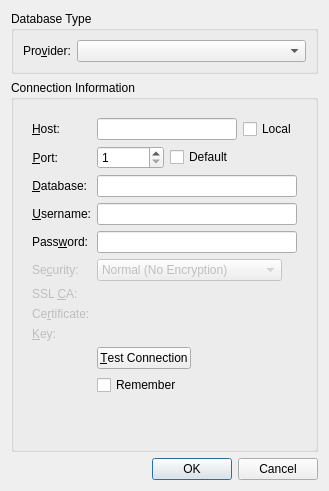
<?xml version="1.0" encoding="UTF-8"?>
<ui version="4.0">
 <class>DialogDatabaseConfig</class>
 <widget class="QDialog" name="DialogDatabaseConfig">
  <property name="windowModality">
   <enum>Qt::NonModal</enum>
  </property>
  <property name="geometry">
   <rect>
    <x>0</x>
    <y>0</y>
    <width>329</width>
    <height>491</height>
   </rect>
  </property>
  <property name="sizePolicy">
   <sizepolicy hsizetype="Expanding" vsizetype="Minimum">
    <horstretch>0</horstretch>
    <verstretch>0</verstretch>
   </sizepolicy>
  </property>
  <property name="windowTitle">
   <string>[*] Configure Database Connection</string>
  </property>
  <property name="windowIcon">
   <iconset resource="../QtzWidgets.qrc">
    <normaloff>:/images/images/application-vnd.oasis.opendocument.database-64x64.png</normaloff>:/images/images/application-vnd.oasis.opendocument.database-64x64.png</iconset>
  </property>
  <layout class="QVBoxLayout" name="_2">
   <item>
    <widget class="QGroupBox" name="groupBoxDatabaseType">
     <property name="title">
      <string>Database Type</string>
     </property>
     <layout class="QFormLayout" name="formLayout_2">
      <item row="0" column="0">
       <widget class="QLabel" name="labelType">
        <property name="text">
         <string>Pro&amp;vider:</string>
        </property>
        <property name="buddy">
         <cstring>comboBoxDatabaseType</cstring>
        </property>
       </widget>
      </item>
      <item row="0" column="1">
       <widget class="QComboBox" name="comboBoxDatabaseType"/>
      </item>
     </layout>
    </widget>
   </item>
   <item>
    <widget class="QGroupBox" name="groupBox">
     <property name="title">
      <string>Connection Information</string>
     </property>
     <layout class="QVBoxLayout" name="verticalLayout_2">
      <item>
       <widget class="QStackedWidget" name="stackedWidgetDatabases">
        <property name="currentIndex">
         <number>0</number>
        </property>
        <widget class="QWidget" name="pageMySQL">
         <layout class="QFormLayout" name="formLayout">
          <property name="fieldGrowthPolicy">
           <enum>QFormLayout::ExpandingFieldsGrow</enum>
          </property>
          <item row="0" column="0">
           <widget class="QLabel" name="labelHost">
            <property name="text">
             <string>&amp;Host:</string>
            </property>
            <property name="alignment">
             <set>Qt::AlignRight|Qt::AlignTrailing|Qt::AlignVCenter</set>
            </property>
            <property name="buddy">
             <cstring>lineEditHost</cstring>
            </property>
           </widget>
          </item>
          <item row="0" column="1">
           <layout class="QHBoxLayout" name="horizontalLayout_2">
            <item>
             <widget class="QLineEdit" name="lineEditHost">
              <property name="whatsThis">
               <string>&lt;html&gt;&lt;head/&gt;&lt;body&gt;&lt;p&gt;Host address of Database Management system. This can be either a hostname (e.g www.example.com) or an IP address (e.g. 127.0.0.1)&lt;/p&gt;&lt;p&gt;If you are not sure about this item, check the &lt;span style=&quot; font-weight:600;&quot;&gt;Local&lt;/span&gt; checkbox below.&lt;/p&gt;&lt;/body&gt;&lt;/html&gt;</string>
              </property>
              <property name="locale">
               <locale language="English" country="UnitedStates"/>
              </property>
             </widget>
            </item>
            <item>
             <widget class="QCheckBox" name="checkBoxLocal">
              <property name="text">
               <string>Local</string>
              </property>
             </widget>
            </item>
           </layout>
          </item>
          <item row="1" column="0">
           <widget class="QLabel" name="labelPort">
            <property name="text">
             <string>&amp;Port:</string>
            </property>
            <property name="alignment">
             <set>Qt::AlignRight|Qt::AlignTrailing|Qt::AlignVCenter</set>
            </property>
            <property name="buddy">
             <cstring>spinBoxPort</cstring>
            </property>
           </widget>
          </item>
          <item row="1" column="1">
           <layout class="QHBoxLayout" name="horizontalLayout_3">
            <item>
             <widget class="QSpinBox" name="spinBoxPort">
              <property name="sizePolicy">
               <sizepolicy hsizetype="Fixed" vsizetype="Fixed">
                <horstretch>0</horstretch>
                <verstretch>0</verstretch>
               </sizepolicy>
              </property>
              <property name="locale">
               <locale language="English" country="UnitedStates"/>
              </property>
              <property name="minimum">
               <number>1</number>
              </property>
              <property name="maximum">
               <number>999999</number>
              </property>
             </widget>
            </item>
            <item>
             <widget class="QCheckBox" name="checkBoxDefaultPort">
              <property name="text">
               <string>Default</string>
              </property>
             </widget>
            </item>
           </layout>
          </item>
          <item row="2" column="0">
           <widget class="QLabel" name="labelDatabase">
            <property name="text">
             <string>&amp;Database:</string>
            </property>
            <property name="alignment">
             <set>Qt::AlignRight|Qt::AlignTrailing|Qt::AlignVCenter</set>
            </property>
            <property name="buddy">
             <cstring>lineEditDatabase</cstring>
            </property>
           </widget>
          </item>
          <item row="2" column="1">
           <widget class="QLineEdit" name="lineEditDatabase"/>
          </item>
          <item row="3" column="0">
           <widget class="QLabel" name="labelUserName">
            <property name="text">
             <string>&amp;Username:</string>
            </property>
            <property name="alignment">
             <set>Qt::AlignRight|Qt::AlignTrailing|Qt::AlignVCenter</set>
            </property>
            <property name="buddy">
             <cstring>lineEditUser</cstring>
            </property>
           </widget>
          </item>
          <item row="3" column="1">
           <widget class="QLineEdit" name="lineEditUser"/>
          </item>
          <item row="4" column="0">
           <widget class="QLabel" name="labelPassword">
            <property name="text">
             <string>Pass&amp;word:</string>
            </property>
            <property name="alignment">
             <set>Qt::AlignRight|Qt::AlignTrailing|Qt::AlignVCenter</set>
            </property>
            <property name="buddy">
             <cstring>lineEditPassword</cstring>
            </property>
           </widget>
          </item>
          <item row="4" column="1">
           <widget class="QLineEdit" name="lineEditPassword">
            <property name="echoMode">
             <enum>QLineEdit::Password</enum>
            </property>
           </widget>
          </item>
          <item row="9" column="1">
           <widget class="QPushButton" name="pushButtonTest">
            <property name="sizePolicy">
             <sizepolicy hsizetype="Fixed" vsizetype="Fixed">
              <horstretch>0</horstretch>
              <verstretch>0</verstretch>
             </sizepolicy>
            </property>
            <property name="text">
             <string>&amp;Test Connection</string>
            </property>
            <property name="iconSize">
             <size>
              <width>16</width>
              <height>16</height>
             </size>
            </property>
           </widget>
          </item>
          <item row="10" column="1">
           <widget class="QCheckBox" name="checkBoxRemember">
            <property name="text">
             <string>Remember</string>
            </property>
           </widget>
          </item>
          <item row="11" column="1">
           <spacer name="verticalSpacer_2">
            <property name="orientation">
             <enum>Qt::Vertical</enum>
            </property>
            <property name="sizeHint" stdset="0">
             <size>
              <width>20</width>
              <height>40</height>
             </size>
            </property>
           </spacer>
          </item>
          <item row="6" column="1">
           <widget class="ChooseFile" name="chooseFileSSLCA" native="true">
            <property name="enabled">
             <bool>false</bool>
            </property>
            <property name="focusPolicy">
             <enum>Qt::StrongFocus</enum>
            </property>
            <property name="showLabel" stdset="0">
             <bool>false</bool>
            </property>
           </widget>
          </item>
          <item row="6" column="0">
           <widget class="QLabel" name="labelSSLCA">
            <property name="enabled">
             <bool>false</bool>
            </property>
            <property name="text">
             <string>SSL &amp;CA:</string>
            </property>
            <property name="buddy">
             <cstring>chooseFileSSLCA</cstring>
            </property>
           </widget>
          </item>
          <item row="7" column="0">
           <widget class="QLabel" name="labelSSLCert">
            <property name="enabled">
             <bool>false</bool>
            </property>
            <property name="text">
             <string>Ce&amp;rtificate:</string>
            </property>
            <property name="buddy">
             <cstring>chooseFileSSLCert</cstring>
            </property>
           </widget>
          </item>
          <item row="8" column="0">
           <widget class="QLabel" name="labelSSLKey">
            <property name="enabled">
             <bool>false</bool>
            </property>
            <property name="text">
             <string>&amp;Key:</string>
            </property>
            <property name="buddy">
             <cstring>chooseFileSSLKey</cstring>
            </property>
           </widget>
          </item>
          <item row="7" column="1">
           <widget class="ChooseFile" name="chooseFileSSLCert" native="true">
            <property name="enabled">
             <bool>false</bool>
            </property>
            <property name="focusPolicy">
             <enum>Qt::StrongFocus</enum>
            </property>
            <property name="showLabel" stdset="0">
             <bool>false</bool>
            </property>
           </widget>
          </item>
          <item row="8" column="1">
           <widget class="ChooseFile" name="chooseFileSSLKey" native="true">
            <property name="enabled">
             <bool>false</bool>
            </property>
            <property name="focusPolicy">
             <enum>Qt::StrongFocus</enum>
            </property>
            <property name="showLabel" stdset="0">
             <bool>false</bool>
            </property>
           </widget>
          </item>
          <item row="5" column="0">
           <widget class="QLabel" name="labelSecurity">
            <property name="enabled">
             <bool>false</bool>
            </property>
            <property name="text">
             <string>Se&amp;curity:</string>
            </property>
            <property name="buddy">
             <cstring>comboBoxConnectionSecurity</cstring>
            </property>
           </widget>
          </item>
          <item row="5" column="1">
           <widget class="QComboBox" name="comboBoxConnectionSecurity">
            <property name="enabled">
             <bool>false</bool>
            </property>
            <item>
             <property name="text">
              <string>Normal (No Encryption)</string>
             </property>
            </item>
            <item>
             <property name="text">
              <string>SSL (Encrypted Connection)</string>
             </property>
            </item>
           </widget>
          </item>
         </layout>
        </widget>
        <widget class="QWidget" name="pageSQLite">
         <layout class="QVBoxLayout" name="verticalLayout_3">
          <item>
           <layout class="QHBoxLayout" name="horizontalLayout">
            <item>
             <widget class="QLabel" name="labelDatabaseLocation">
              <property name="text">
               <string>&amp;Database:</string>
              </property>
              <property name="buddy">
               <cstring>lineEditDatabaseLocation</cstring>
              </property>
             </widget>
            </item>
            <item>
             <widget class="QLineEdit" name="lineEditDatabaseLocation"/>
            </item>
            <item>
             <widget class="QToolButton" name="toolButtonSelectDBFile">
              <property name="text">
               <string>...</string>
              </property>
             </widget>
            </item>
           </layout>
          </item>
          <item>
           <spacer name="verticalSpacer">
            <property name="orientation">
             <enum>Qt::Vertical</enum>
            </property>
            <property name="sizeHint" stdset="0">
             <size>
              <width>20</width>
              <height>227</height>
             </size>
            </property>
           </spacer>
          </item>
         </layout>
        </widget>
       </widget>
      </item>
     </layout>
    </widget>
   </item>
   <item>
    <widget class="QDialogButtonBox" name="buttonBox">
     <property name="orientation">
      <enum>Qt::Horizontal</enum>
     </property>
     <property name="standardButtons">
      <set>QDialogButtonBox::Cancel|QDialogButtonBox::Ok</set>
     </property>
    </widget>
   </item>
  </layout>
 </widget>
 <customwidgets>
  <customwidget>
   <class>ChooseFile</class>
   <extends>QWidget</extends>
   <header>qtz/widgets/misc/choose-file.h</header>
  </customwidget>
 </customwidgets>
 <tabstops>
  <tabstop>comboBoxDatabaseType</tabstop>
  <tabstop>lineEditHost</tabstop>
  <tabstop>spinBoxPort</tabstop>
  <tabstop>checkBoxDefaultPort</tabstop>
  <tabstop>lineEditDatabase</tabstop>
  <tabstop>lineEditUser</tabstop>
  <tabstop>lineEditPassword</tabstop>
  <tabstop>comboBoxConnectionSecurity</tabstop>
  <tabstop>chooseFileSSLCA</tabstop>
  <tabstop>chooseFileSSLCert</tabstop>
  <tabstop>chooseFileSSLKey</tabstop>
  <tabstop>pushButtonTest</tabstop>
  <tabstop>checkBoxRemember</tabstop>
  <tabstop>buttonBox</tabstop>
  <tabstop>checkBoxLocal</tabstop>
  <tabstop>lineEditDatabaseLocation</tabstop>
  <tabstop>toolButtonSelectDBFile</tabstop>
 </tabstops>
 <resources>
  <include location="../QtzWidgets.qrc"/>
 </resources>
 <connections>
  <connection>
   <sender>buttonBox</sender>
   <signal>accepted()</signal>
   <receiver>DialogDatabaseConfig</receiver>
   <slot>accept()</slot>
   <hints>
    <hint type="sourcelabel">
     <x>226</x>
     <y>446</y>
    </hint>
    <hint type="destinationlabel">
     <x>157</x>
     <y>274</y>
    </hint>
   </hints>
  </connection>
  <connection>
   <sender>buttonBox</sender>
   <signal>rejected()</signal>
   <receiver>DialogDatabaseConfig</receiver>
   <slot>reject()</slot>
   <hints>
    <hint type="sourcelabel">
     <x>293</x>
     <y>446</y>
    </hint>
    <hint type="destinationlabel">
     <x>286</x>
     <y>274</y>
    </hint>
   </hints>
  </connection>
 </connections>
</ui>
